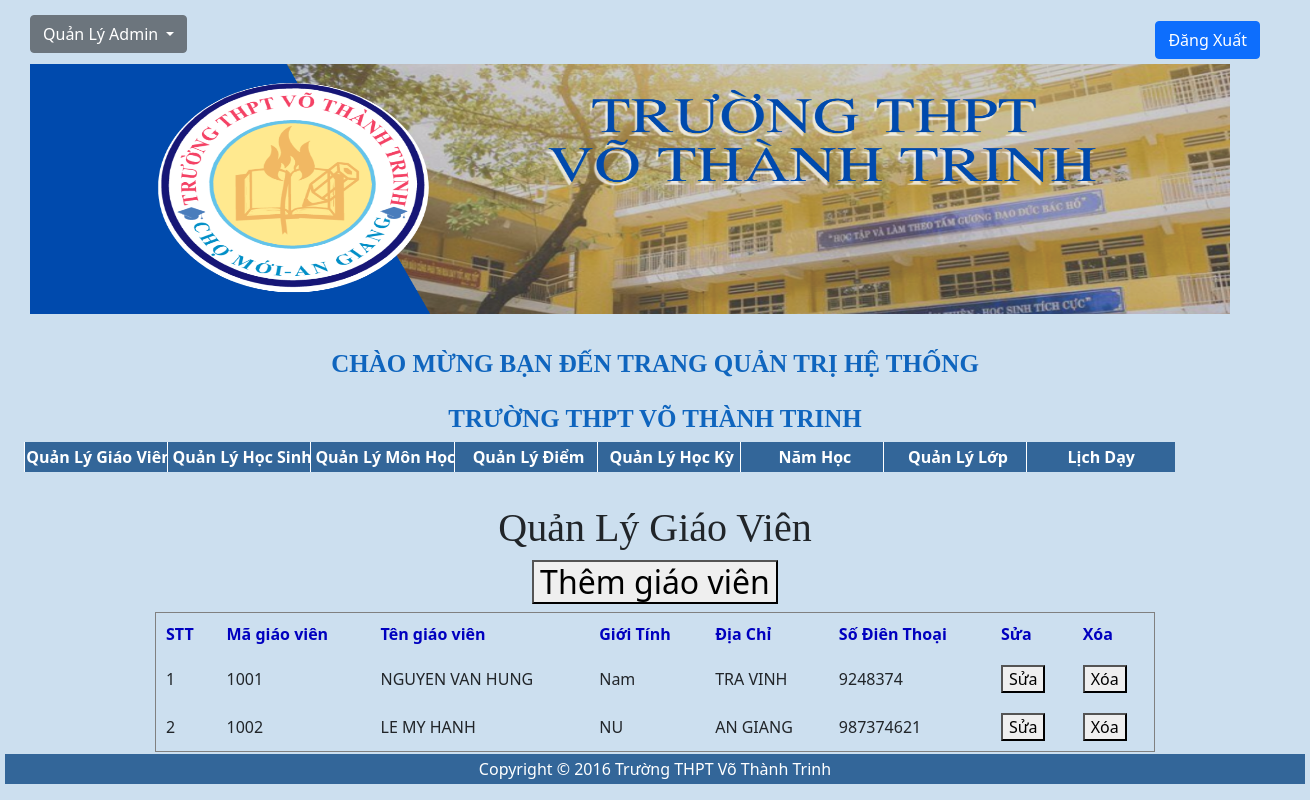
/admin/index.php?mod=gv, run on the app's committed database.
### tables this page shows
CREATE TABLE `giaovien` (
  `Magv` int(5) NOT NULL,
  `Tengv` varchar(50) NOT NULL,
  `GioiTinh` varchar(5) NOT NULL,
  `DiaChi` varchar(50) NOT NULL,
  `SDT` int(11) NOT NULL,
  `passwordgv` varchar(50) NOT NULL
);

### classes/giaovien.class.php (called while the page is built, shortened)
<?php
class giaovien extends DB
{
    function allgv()
    {
        $con=$this->connect();
        $sql="select * from giaovien";
        $query=mysqli_query($con,$sql);
        $result=array();
        if($query)
        {
            while($row=mysqli_fetch_assoc($query))
            {
                $result[]=$row;
            }
        }
        return $result;
    }
}

### admin/xem_gv.php (the view, shortened to what this page needs)
<H1 align="center" style="font-family: Tahoma">Quản Lý Giáo Viên</H1>
<h2 align="center"><a href="add_gv.php"><button type='button'>Thêm giáo viên</button> </a></h2>
<table align='center' width='1000' border='1' cellspacing="0" cellpadding="10" >
<tr style="color: #0000bf;font-weight: bold">
<td>STT</td>
<td>Mã giáo viên</td>
<td>Tên giáo viên </td>
<td> Giới Tính</td>
<td>Địa Chỉ</td>
<td>Số Điên Thoại</td>
<td>Sửa</td>
<td>Xóa</td>
<t
</tr>
<?php
require '../classes/giaovien.class.php';
$con=new giaovien();
$giaovien=$con->allgv();
$stt=0;
foreach($giaovien as $row) {
	$stt++;
	echo "<tr>";
	echo "<td>$stt</td>";
	echo "<td>$row[Magv]</td>";
	echo "<td>$row[Tengv]</td>";
	echo "<td>$row[GioiTinh]</td>";
	echo "<td>$row[DiaChi]</td>";
	echo "<td>$row[SDT]</td>";
	echo "<td><a href='sua_gv.php?cma=$row[Magv]'><button type='button'>Sửa</button></a></td>";
	echo "<td><a href='xoa_gv.php?Ma=$row[Magv]' onclick='return XacNhan();'><button type='button'>Xóa</button></a></td>";
	echo "</tr>";
}
?>

### data on the page
giaovien: Magv "1001", Tengv "NGUYEN VAN HUNG", GioiTinh "Nam", DiaChi "TRA VINH", SDT "9248374"
giaovien: Magv "1002", Tengv "LE MY HANH", GioiTinh "NU", DiaChi "AN GIANG", SDT "987374621"
